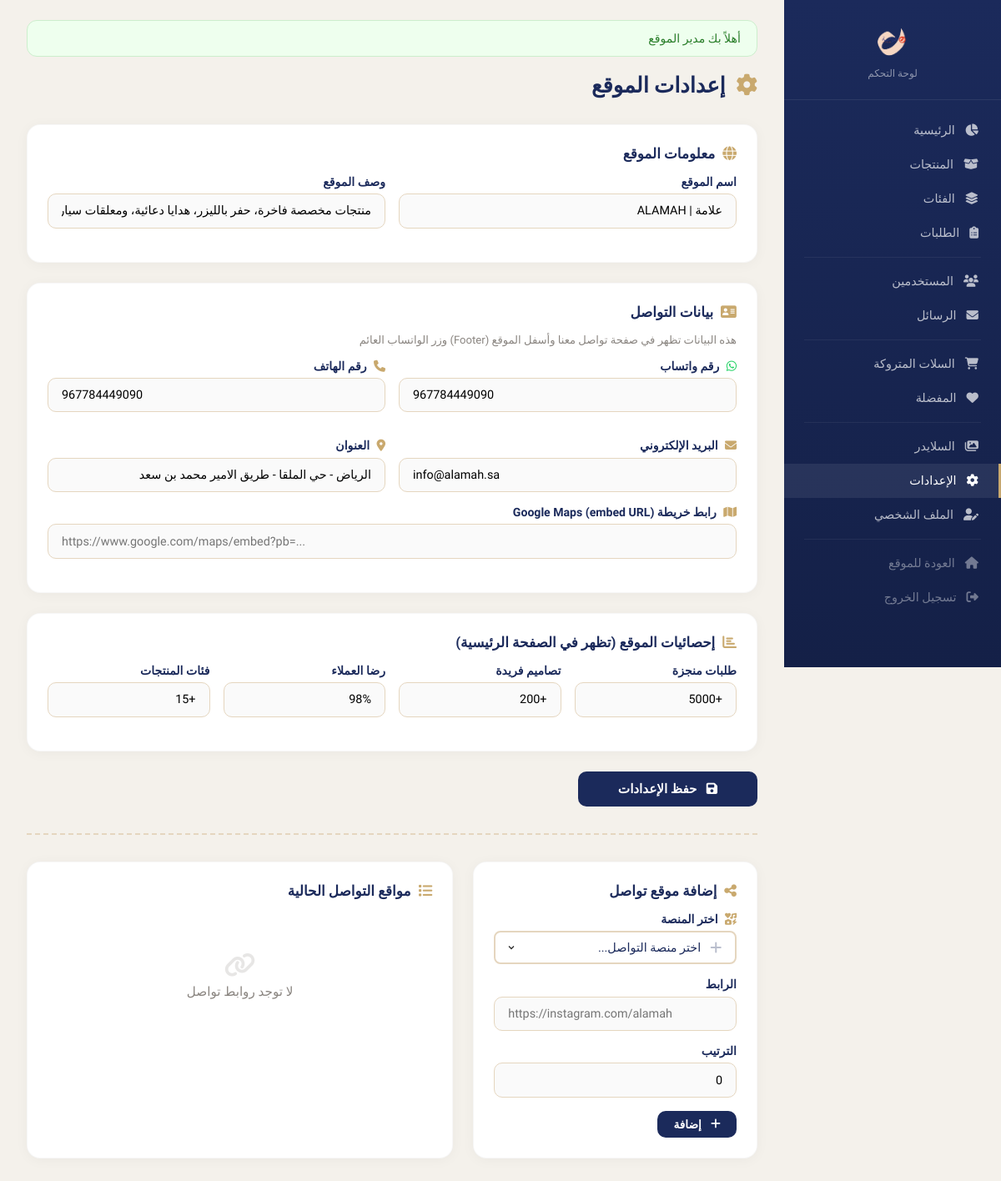
The app's page /admin/settings.php (signed in), older data.
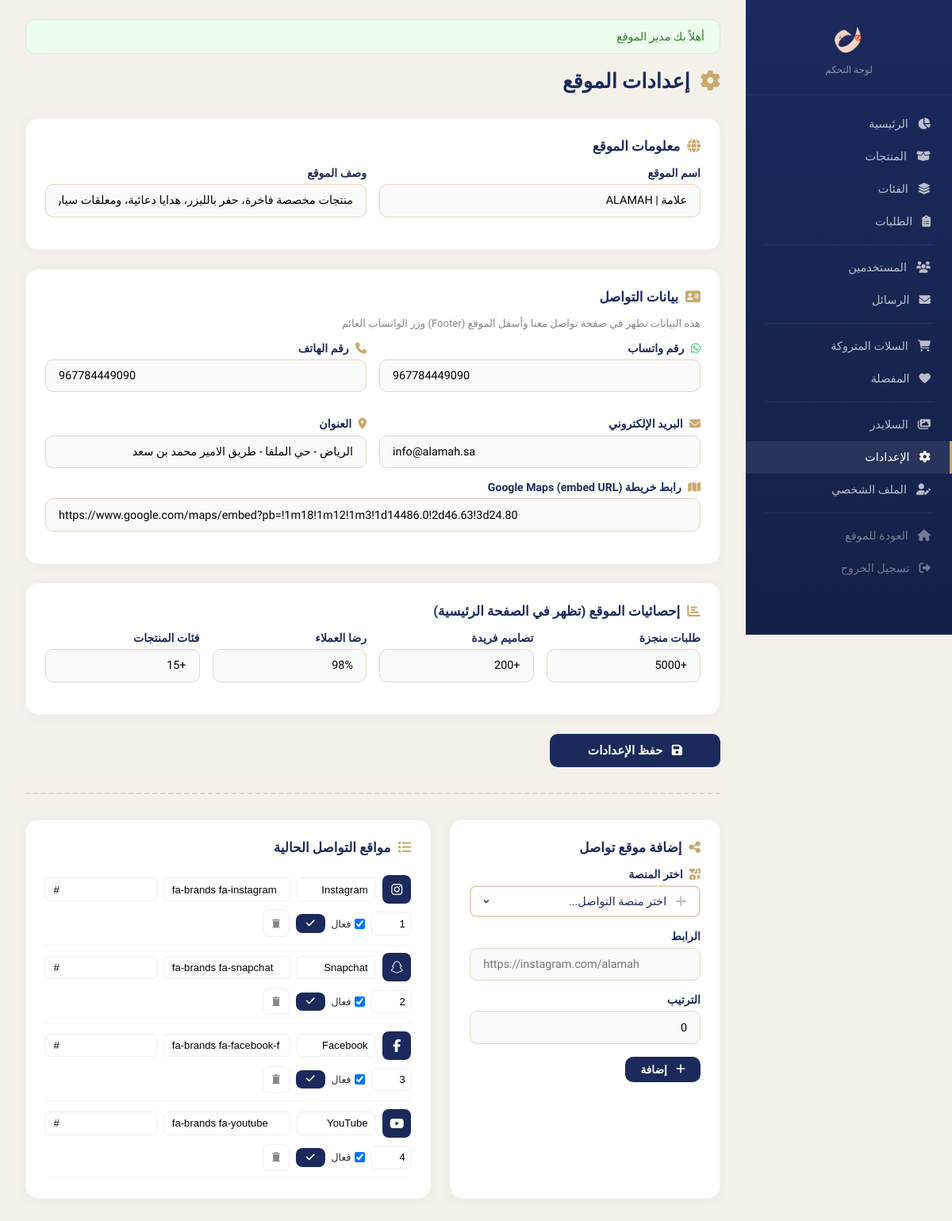
The same page, newer data.
### tables this page shows
CREATE TABLE IF NOT EXISTS `social_links` (
  `id` INT UNSIGNED AUTO_INCREMENT PRIMARY KEY,
  `platform` VARCHAR(50) NOT NULL,
  `icon_class` VARCHAR(100) NOT NULL,
  `url` VARCHAR(255) NOT NULL,
  `sort_order` INT DEFAULT 0,
  `is_active` TINYINT(1) DEFAULT 1
);

### classes/Database.php (called while the page is built, shortened)
<?php
class Database {
    private static ?PDO $instance = null;
    public static function getInstance(): PDO {
        if (self::$instance === null) {
            try {
                $dsn = 'mysql:host=' . DB_HOST . ';dbname=' . DB_NAME . ';charset=' . DB_CHARSET;
                self::$instance = new PDO($dsn, DB_USER, DB_PASS, [
                    PDO::ATTR_ERRMODE            => PDO::ERRMODE_EXCEPTION,
                    PDO::ATTR_DEFAULT_FETCH_MODE  => PDO::FETCH_ASSOC,
                    PDO::ATTR_EMULATE_PREPARES    => false,
                    PDO::MYSQL_ATTR_INIT_COMMAND  => "SET NAMES utf8mb4 COLLATE utf8mb4_unicode_ci"
                ]);
            } catch (PDOException $e) {
                die('خطأ في الاتصال بقاعدة البيانات: ' . $e->getMessage());
            }
        }
        return self::$instance;
    }
}

### classes/Setting.php (called while the page is built, shortened)
<?php
require_once __DIR__ . '/Database.php';
class Setting {
    private PDO $db;
    public function __construct() {
        $this->db = Database::getInstance();
    }
    public function getSocialLinks(bool $activeOnly = true): array {
        $sql = "SELECT * FROM social_links";
        $sql .= " ORDER BY sort_order ASC";
        return $this->db->query($sql)->fetchAll();
    }
}

### includes/functions.php (called while the page is built, shortened)
<?php
function clean(string $str): string {
    return htmlspecialchars(trim($str), ENT_QUOTES, 'UTF-8');
}

### admin/settings.php (the view, shortened to what the rows shown need)
<?php
require_once __DIR__ . '/../classes/Setting.php';
$settingModel = new Setting();
$socialLinks = $settingModel->getSocialLinks(false);
require_once __DIR__ . '/includes/header.php';
?>
<div class="admin-topbar"><div><h1><i class="fa-solid fa-gear" style="margin-left:0.4rem;color:var(--admin-gold);"></i> إعدادات الموقع</h1></div></div>
<form method="POST" class="admin-form">
  <div class="admin-card">
    <h2 style="font-size:1.05rem;font-weight:700;color:var(--admin-navy);margin-bottom:1rem;"><i class="fa-solid fa-globe" style="margin-left:0.3rem;color:var(--admin-gold);"></i> معلومات الموقع</h2>
  </div>
  <div class="admin-card">
    <h2 style="font-size:1.05rem;font-weight:700;color:var(--admin-navy);margin-bottom:1rem;"><i class="fa-solid fa-address-card" style="margin-left:0.3rem;color:var(--admin-gold);"></i> بيانات التواصل</h2>
  </div>
  <div class="admin-card">
    <h2 style="font-size:1.05rem;font-weight:700;color:var(--admin-navy);margin-bottom:1rem;"><i class="fa-solid fa-chart-bar" style="margin-left:0.3rem;color:var(--admin-gold);"></i> إحصائيات الموقع (تظهر في الصفحة الرئيسية)</h2>
  </div>
</form>
<div id="social">
  <div style="display:grid;grid-template-columns:1fr 1.5fr;gap:1.5rem;">
    <div class="admin-card">
      <h2 style="font-size:1.05rem;font-weight:700;color:var(--admin-navy);margin-bottom:1rem;"><i class="fa-solid fa-share-nodes" style="margin-left:0.3rem;color:var(--admin-gold);"></i> إضافة موقع تواصل</h2>
    </div>
    <div class="admin-card">
      <h2 style="font-size:1.05rem;font-weight:700;color:var(--admin-navy);margin-bottom:1rem;"><i class="fa-solid fa-list" style="margin-left:0.3rem;color:var(--admin-gold);"></i> مواقع التواصل الحالية</h2>
      <?php if (empty($socialLinks)): ?>
      <div class="empty-state"><i class="fa-solid fa-link" style="font-size:30px;opacity:0.2;display:block;margin-bottom:0.5rem;"></i><p>لا توجد روابط تواصل</p></div>
      <?php else: ?>
      <?php foreach ($socialLinks as $sl): ?>
      <form method="POST" style="display:flex;align-items:center;gap:0.5rem;padding:0.6rem 0;border-bottom:1px solid #f5f5f5;flex-wrap:wrap;">
        <div style="width:36px;height:36px;display:flex;align-items:center;justify-content:center;background:var(--admin-navy);border-radius:8px;color:#fff;font-size:16px;flex-shrink:0;">
          <i class="<?= htmlspecialchars($sl['icon_class']) ?>"></i>
        </div>
        <input type="text" name="platform" value="<?= clean($sl['platform']) ?>" style="width:100px;padding:0.4rem 0.6rem;border:1px solid #eee;border-radius:6px;font-size:0.82rem;">
        <input type="text" name="icon_class" value="<?= clean($sl['icon_class']) ?>" style="width:160px;padding:0.4rem 0.6rem;border:1px solid #eee;border-radius:6px;font-size:0.82rem;" dir="ltr">
        <input type="text" name="url" value="<?= clean($sl['url']) ?>" style="flex:1;min-width:120px;padding:0.4rem 0.6rem;border:1px solid #eee;border-radius:6px;font-size:0.82rem;" dir="ltr">
        <input type="number" name="sort_order" value="<?= $sl['sort_order'] ?>" style="width:50px;padding:0.4rem;border:1px solid #eee;border-radius:6px;font-size:0.82rem;">
        <label style="font-size:0.78rem;display:flex;align-items:center;gap:0.3rem;"><input type="checkbox" name="is_active" <?= $sl['is_active'] ? 'checked' : '' ?>> فعال</label>
        <button type="submit" class="btn-admin btn-admin--primary btn-admin--sm"><i class="fa-solid fa-check"></i></button>
        <a href="settings.php?delete_social=<?= $sl['id'] ?>" class="btn-admin--icon" onclick="return confirm('حذف؟')"><i class="fa-solid fa-trash" style="font-size:11px;"></i></a>
      </form>
      <?php endforeach; ?>
      <?php endif; ?>
    </div>
  </div>
</div>
<?php require_once __DIR__ . '/includes/footer.php'; ?>

Row changes from the older to the newer data that the page shows:
added social_links: platform "Instagram", icon_class "fa-brands fa-instagram", url "#", sort_order "1", is_active "☑"
added social_links: platform "Snapchat", icon_class "fa-brands fa-snapchat", url "#", sort_order "2", is_active "☑"
added social_links: platform "Facebook", icon_class "fa-brands fa-facebook-f", url "#", sort_order "3", is_active "☑"
added social_links: platform "YouTube", icon_class "fa-brands fa-youtube", url "#", sort_order "4", is_active "☑"
Text that changed along with them:
form field map_embed_url: (not shown) → "https://www.google.com/maps/embed?pb=!1m18!1m12!1m3!1d14486.0!2d46.63!3d24.80"
text no longer shown: "لا توجد روابط تواصل"
